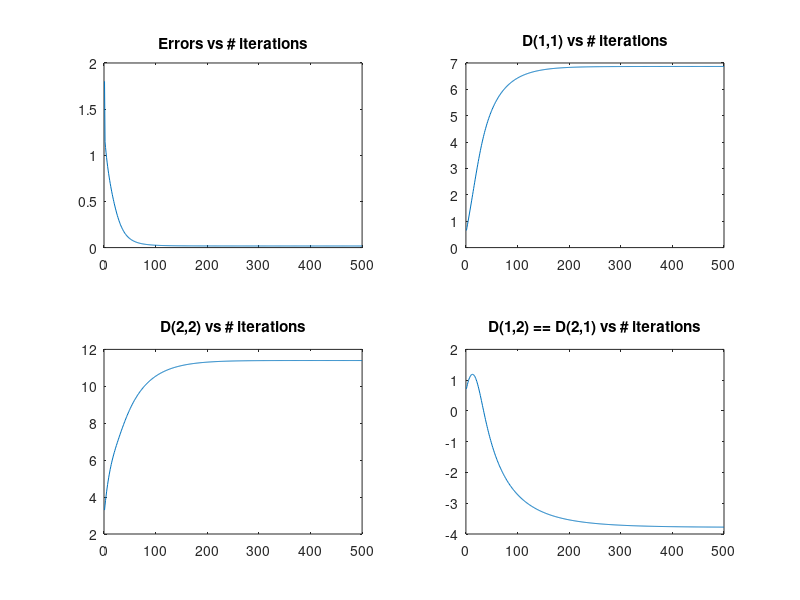

This figure's MATLAB source:
% input values
g = [1 0 ; 0.866 0.5 ; 0.5 0.866 ; 0 1 ; -0.5 0.866 ; -0.866 0.5];
g = g';

% observations
% note: we discard noise by taking the observations to be the magnitude of
% the complex observations
S_actual = [0.5045-0.0217i 0.6874+0.0171i 0.3632+0.1789i 0.3483+0.1385i 0.2606-0.0675i 0.2407+0.1517i];
S = abs(S_actual)';
% the b parameter in the diffusion tensor model
b = 0.1;
% the step size
step = 0.5;

% Let D = LL' where L = [a 0 ; c b]
% i.e. D = [a^2 ac ; ac c^2+b^2]
% Then the objective function is:
% the sum of (i = 1 to 6) of the square
% S(i) - k*exp((a*x + c*y)^2 + (b*y)^2)
% where x = g(i,1), y = g(i,2)

% This is a least squares optimization problem
% And the residual function is non-linear since it involves exp
% So we use the Levenberg-Marqauardt algorithm

% As we can see from the above residual function
% we have three unknowns, a b and c (x and y are elements of g and thus
% constant). So our Jacobian is 3x3
% Let L = [a 0;b c]

% Update step: beta_new = L - s(J'J + lambda*diag(J'J))^-1(J'r)
% where s is a step size (< 1)

% beta = [.1 .1 .1]';

L = rand(2,2); % the lower triangular matrix obtained by the cholesky decomp of D
L(1,2) = 0; % enforcing lower triangularity

iteration = 500; % we run levenberg-marqaudt for a fixed number of iterations
er = 1e5; % current error in the iteration

% arrays in which we will store the quantities to be plotted at the end of
% the script
errors = [];
diag1_values = [];
diag2_values = [];
offdiag_values = [];

for j = 1:iteration
    D = L * L';
    x = diag(g' * D * g);
    t = exp(-b * x); % estimate
    er = S - t; % error = observed - estimate
    derivative = -2 * b * (er .* t);
    Prod = L'*g;
    temp1 = [Prod(1,:) ; Prod(1,:) ; Prod(2,:)];
    temp2 = [g(1,:) ; g(2,:) ; g(2,:)];
    J = (temp1 .* temp2)';
    
    % compute the final step size
    JtrspJ = J' * J;
    delta = step*eye(3)/(JtrspJ + (eye(3).*JtrspJ))*J'*er ;
    
    % update the unknowns i.e. the elements of L
    L = [L(1,1) - delta(1) 0 ; L(2,1) - delta(2) L(2,2) - delta(3)];
    
    % the actual error is the squared norm of 'er'
    er = dot(er, er);
    
    % update D
    D = L * L';
    % projection step to ensure that positive diagonal elements of D do not
    % become negative
    if D(1,1) < 0
        D(1,1) = 0.001;
    end
    if D(2,2) < 0
        D(2,2) = 0.001;
    end
    
    errors(j) = er;
    diag1_values(j) = D(1,1);
    diag2_values(j) = D(2,2);
    offdiag_values(j) = D(2,1);
end

% print the answers to the questions
D = L * L'
[evecs, evals]=eig(D);
evalue_ratio = evals(2,2) / evals(1,1)
evalue_ratio_rounded = round(evalue_ratio)
principal_evector = evecs(:,2)

evecs

% return

% draw all the required plots
figure
subplot(2,2,1)
plot(errors);
title('Errors vs # iterations')
subplot(2,2,2)
plot(diag1_values);
title('D(1,1) vs # iterations')
subplot(2,2,3)
plot(diag2_values);
title('D(2,2) vs # iterations')
subplot(2,2,4)
plot(offdiag_values);
title('D(1,2) == D(2,1) vs # iterations')